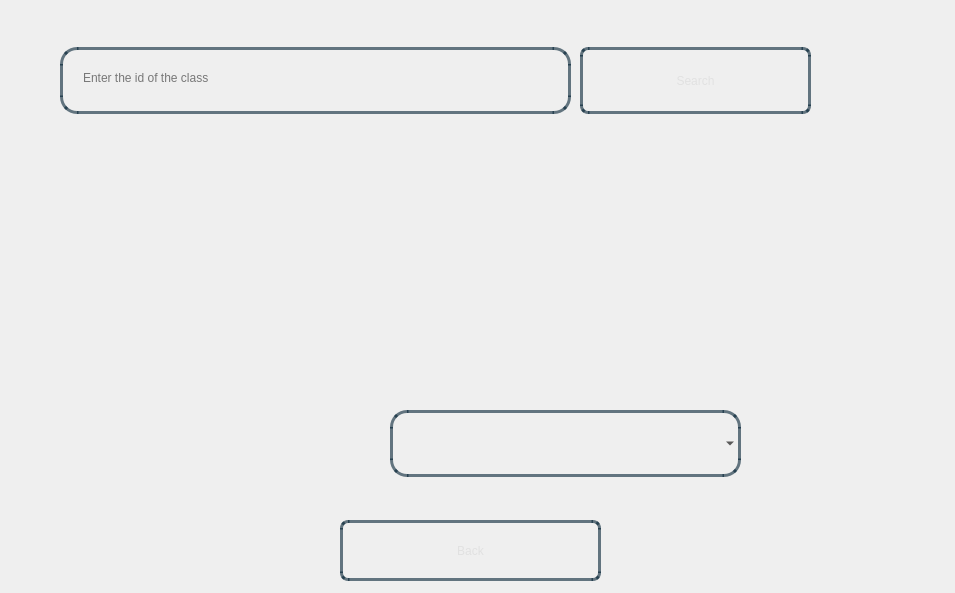
<?xml version="1.0" encoding="UTF-8"?>
<ui version="4.0">
 <class>Dialog</class>
 <widget class="QDialog" name="Dialog">
  <property name="geometry">
   <rect>
    <x>0</x>
    <y>0</y>
    <width>955</width>
    <height>593</height>
   </rect>
  </property>
  <property name="windowTitle">
   <string>Dialog</string>
  </property>
  <widget class="QWidget" name="bgwidget" native="true">
   <property name="geometry">
    <rect>
     <x>0</x>
     <y>0</y>
     <width>951</width>
     <height>591</height>
    </rect>
   </property>
   <property name="styleSheet">
    <string notr="true">QWidget#bgwidget{
background-color:qlineargradient(x1: 1, y1: 1, x2:1, y2: 0.2, stop: 0 rgba(0, 52, 89,140),
stop: 1 rgba(0, 168, 232,190))
}
</string>
   </property>
   <widget class="QLabel" name="classId">
    <property name="geometry">
     <rect>
      <x>330</x>
      <y>10</y>
      <width>641</width>
      <height>111</height>
     </rect>
    </property>
    <property name="styleSheet">
     <string notr="true">font: 24pt &quot;Sans Serif Collection&quot;;</string>
    </property>
    <property name="text">
     <string/>
    </property>
   </widget>
   <widget class="QLabel" name="pythonFaculty">
    <property name="geometry">
     <rect>
      <x>30</x>
      <y>210</y>
      <width>461</width>
      <height>61</height>
     </rect>
    </property>
    <property name="styleSheet">
     <string notr="true">font: 18pt &quot;Sans Serif Collection&quot;;</string>
    </property>
    <property name="text">
     <string/>
    </property>
   </widget>
   <widget class="QLabel" name="deFaculty">
    <property name="geometry">
     <rect>
      <x>30</x>
      <y>310</y>
      <width>461</width>
      <height>61</height>
     </rect>
    </property>
    <property name="styleSheet">
     <string notr="true">font: 18pt &quot;Sans Serif Collection&quot;;</string>
    </property>
    <property name="text">
     <string/>
    </property>
   </widget>
   <widget class="QLabel" name="fsdFaculty">
    <property name="geometry">
     <rect>
      <x>510</x>
      <y>210</y>
      <width>411</width>
      <height>61</height>
     </rect>
    </property>
    <property name="styleSheet">
     <string notr="true">font: 18pt &quot;Sans Serif Collection&quot;;</string>
    </property>
    <property name="text">
     <string/>
    </property>
   </widget>
   <widget class="QLabel" name="psFaculty">
    <property name="geometry">
     <rect>
      <x>510</x>
      <y>310</y>
      <width>421</width>
      <height>61</height>
     </rect>
    </property>
    <property name="styleSheet">
     <string notr="true">font: 18pt &quot;Sans Serif Collection&quot;;</string>
    </property>
    <property name="text">
     <string/>
    </property>
   </widget>
   <widget class="QPushButton" name="backBtn">
    <property name="geometry">
     <rect>
      <x>340</x>
      <y>520</y>
      <width>261</width>
      <height>61</height>
     </rect>
    </property>
    <property name="styleSheet">
     <string notr="true">
QPushButton{
border-radius:8px;
border:3px solid rgba(0,30,50,150);
color:rgba(225,225,225,255);
background-color:rgba(0,0,0,0);
font: 22pt &quot;Sans Serif Collection&quot;;
}
.QPushButton:hover
{
   background-color:white;
	color: rgba(0,30,50,150);
}
</string>
    </property>
    <property name="text">
     <string>Back</string>
    </property>
   </widget>
   <widget class="QPushButton" name="searchBtn">
    <property name="geometry">
     <rect>
      <x>580</x>
      <y>47</y>
      <width>231</width>
      <height>67</height>
     </rect>
    </property>
    <property name="styleSheet">
     <string notr="true">
QPushButton{
border-radius:8px;
border:3px solid rgba(0,30,50,150);
color:rgba(225,225,225,255);
background-color:rgba(0,0,0,0);
font: 22pt &quot;Sans Serif Collection&quot;;
}
.QPushButton:hover
{
   background-color:white;
	color: rgba(0,30,50,150);
}
</string>
    </property>
    <property name="text">
     <string>Search</string>
    </property>
   </widget>
   <widget class="QLabel" name="text">
    <property name="geometry">
     <rect>
      <x>140</x>
      <y>410</y>
      <width>241</width>
      <height>61</height>
     </rect>
    </property>
    <property name="styleSheet">
     <string notr="true">font: 18pt &quot;Sans Serif Collection&quot;;</string>
    </property>
    <property name="text">
     <string/>
    </property>
   </widget>
   <widget class="QComboBox" name="students">
    <property name="geometry">
     <rect>
      <x>390</x>
      <y>410</y>
      <width>351</width>
      <height>67</height>
     </rect>
    </property>
    <property name="styleSheet">
     <string notr="true">	.QComboBox{
border-radius:17px;
background-color:rgba(0,0,0,0);
border:3px solid rgba(0,30,50,150);
font: 18pt &quot;Sans Serif Collection&quot;;
	padding:18px;
	padding-top:12px;
}

.QComboBox:focus{
color:rgba(0,30,50,150);
}</string>
    </property>
   </widget>
   <widget class="QLabel" name="error">
    <property name="geometry">
     <rect>
      <x>305</x>
      <y>270</y>
      <width>631</width>
      <height>61</height>
     </rect>
    </property>
    <property name="styleSheet">
     <string notr="true">font: 20pt &quot;Sans Serif Collection&quot;;
color: rgb(255, 0, 0);</string>
    </property>
    <property name="text">
     <string/>
    </property>
   </widget>
   <widget class="QLineEdit" name="searchClassId">
    <property name="geometry">
     <rect>
      <x>60</x>
      <y>47</y>
      <width>511</width>
      <height>67</height>
     </rect>
    </property>
    <property name="styleSheet">
     <string notr="true">QLineEdit{
	border-radius:17px;
	background-color:rgba(0,0,0,0);
border:3px solid rgba(0,30,50,150);
	font: 18pt &quot;Sans Serif Collection&quot;;
	padding:18px;
	padding-top:12px;
}

QLineEdit:focus{
	border:3px solid ;
	border-color: rgb(21, 98, 166);
}</string>
    </property>
    <property name="text">
     <string/>
    </property>
    <property name="placeholderText">
     <string>Enter the id of the class</string>
    </property>
    <property name="clearButtonEnabled">
     <bool>true</bool>
    </property>
   </widget>
  </widget>
 </widget>
 <resources/>
 <connections/>
</ui>
